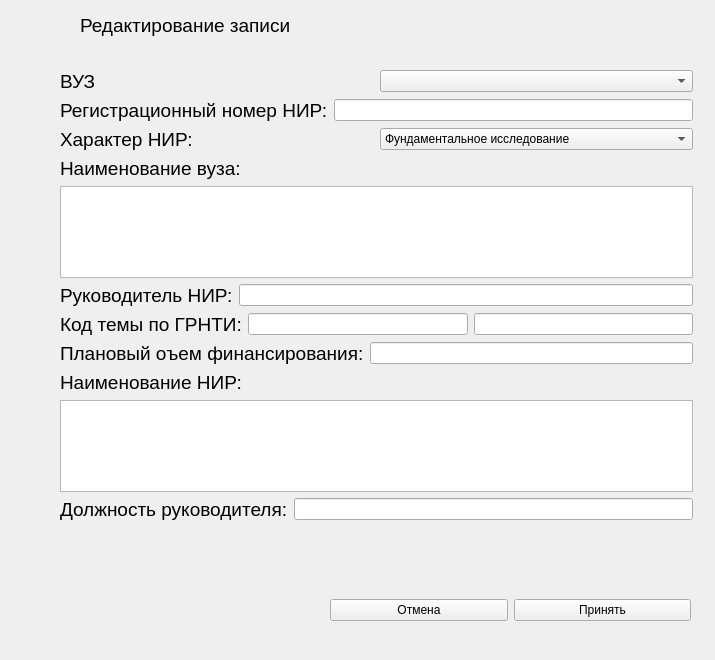
<?xml version="1.0" encoding="UTF-8"?>
<ui version="4.0">
 <class>Form</class>
 <widget class="QWidget" name="Form">
  <property name="geometry">
   <rect>
    <x>0</x>
    <y>0</y>
    <width>715</width>
    <height>660</height>
   </rect>
  </property>
  <property name="windowTitle">
   <string>Form</string>
  </property>
  <widget class="QLabel" name="label_2">
   <property name="geometry">
    <rect>
     <x>80</x>
     <y>10</y>
     <width>301</width>
     <height>31</height>
    </rect>
   </property>
   <property name="font">
    <font>
     <pointsize>14</pointsize>
    </font>
   </property>
   <property name="text">
    <string>Редактирование записи</string>
   </property>
  </widget>
  <widget class="QWidget" name="verticalLayoutWidget">
   <property name="geometry">
    <rect>
     <x>60</x>
     <y>70</y>
     <width>633</width>
     <height>451</height>
    </rect>
   </property>
   <layout class="QVBoxLayout" name="verticalLayout">
    <item>
     <layout class="QHBoxLayout" name="horizontalLayout_2">
      <item>
       <widget class="QLabel" name="label">
        <property name="font">
         <font>
          <pointsize>14</pointsize>
         </font>
        </property>
        <property name="text">
         <string>ВУЗ</string>
        </property>
       </widget>
      </item>
      <item>
       <widget class="QComboBox" name="comboBox_2"/>
      </item>
     </layout>
    </item>
    <item>
     <layout class="QHBoxLayout" name="horizontalLayout_3">
      <item>
       <widget class="QLabel" name="label_3">
        <property name="font">
         <font>
          <pointsize>14</pointsize>
         </font>
        </property>
        <property name="text">
         <string>Регистрационный номер НИР:</string>
        </property>
       </widget>
      </item>
      <item>
       <widget class="QLineEdit" name="lineEdit">
        <property name="enabled">
         <bool>true</bool>
        </property>
        <property name="minimumSize">
         <size>
          <width>0</width>
          <height>0</height>
         </size>
        </property>
       </widget>
      </item>
     </layout>
    </item>
    <item>
     <layout class="QHBoxLayout" name="horizontalLayout">
      <item>
       <widget class="QLabel" name="label_4">
        <property name="font">
         <font>
          <pointsize>14</pointsize>
         </font>
        </property>
        <property name="text">
         <string>Характер НИР:</string>
        </property>
       </widget>
      </item>
      <item>
       <widget class="QComboBox" name="comboBox">
        <item>
         <property name="text">
          <string>Фундаментальное исследование</string>
         </property>
        </item>
        <item>
         <property name="text">
          <string>Прикладное исследование</string>
         </property>
        </item>
        <item>
         <property name="text">
          <string>Экспериментальная разработка</string>
         </property>
        </item>
       </widget>
      </item>
     </layout>
    </item>
    <item>
     <layout class="QHBoxLayout" name="horizontalLayout_4">
      <item>
       <widget class="QLabel" name="label_5">
        <property name="font">
         <font>
          <pointsize>14</pointsize>
         </font>
        </property>
        <property name="text">
         <string>Наименование вуза:</string>
        </property>
       </widget>
      </item>
     </layout>
    </item>
    <item>
     <widget class="QTextEdit" name="textEdit"/>
    </item>
    <item>
     <layout class="QHBoxLayout" name="horizontalLayout_8">
      <item>
       <widget class="QLabel" name="label_9">
        <property name="font">
         <font>
          <pointsize>14</pointsize>
         </font>
        </property>
        <property name="text">
         <string>Руководитель НИР:</string>
        </property>
       </widget>
      </item>
      <item>
       <widget class="QLineEdit" name="lineEdit_7">
        <property name="enabled">
         <bool>true</bool>
        </property>
        <property name="minimumSize">
         <size>
          <width>0</width>
          <height>0</height>
         </size>
        </property>
        <property name="text">
         <string/>
        </property>
       </widget>
      </item>
     </layout>
    </item>
    <item>
     <layout class="QHBoxLayout" name="horizontalLayout_5">
      <item>
       <widget class="QLabel" name="label_6">
        <property name="font">
         <font>
          <pointsize>14</pointsize>
         </font>
        </property>
        <property name="text">
         <string>Код темы по ГРНТИ:</string>
        </property>
       </widget>
      </item>
      <item>
       <widget class="QLineEdit" name="lineEdit_4">
        <property name="enabled">
         <bool>true</bool>
        </property>
        <property name="minimumSize">
         <size>
          <width>0</width>
          <height>0</height>
         </size>
        </property>
        <property name="text">
         <string/>
        </property>
       </widget>
      </item>
      <item>
       <widget class="QLineEdit" name="lineEdit_9">
        <property name="enabled">
         <bool>true</bool>
        </property>
        <property name="minimumSize">
         <size>
          <width>0</width>
          <height>0</height>
         </size>
        </property>
        <property name="text">
         <string/>
        </property>
       </widget>
      </item>
     </layout>
    </item>
    <item>
     <layout class="QHBoxLayout" name="horizontalLayout_6">
      <item>
       <widget class="QLabel" name="label_7">
        <property name="font">
         <font>
          <pointsize>14</pointsize>
         </font>
        </property>
        <property name="text">
         <string>Плановый оъем финансирования:</string>
        </property>
       </widget>
      </item>
      <item>
       <widget class="QLineEdit" name="lineEdit_5">
        <property name="enabled">
         <bool>true</bool>
        </property>
        <property name="minimumSize">
         <size>
          <width>0</width>
          <height>0</height>
         </size>
        </property>
        <property name="text">
         <string/>
        </property>
       </widget>
      </item>
     </layout>
    </item>
    <item>
     <layout class="QHBoxLayout" name="horizontalLayout_7">
      <item>
       <widget class="QLabel" name="label_8">
        <property name="font">
         <font>
          <pointsize>14</pointsize>
         </font>
        </property>
        <property name="text">
         <string>Наименование НИР:</string>
        </property>
       </widget>
      </item>
     </layout>
    </item>
    <item>
     <widget class="QTextEdit" name="textEdit_2"/>
    </item>
    <item>
     <layout class="QHBoxLayout" name="horizontalLayout_9">
      <item>
       <widget class="QLabel" name="label_10">
        <property name="font">
         <font>
          <pointsize>14</pointsize>
         </font>
        </property>
        <property name="text">
         <string>Должность руководителя:</string>
        </property>
       </widget>
      </item>
      <item>
       <widget class="QLineEdit" name="lineEdit_8">
        <property name="enabled">
         <bool>true</bool>
        </property>
        <property name="minimumSize">
         <size>
          <width>0</width>
          <height>0</height>
         </size>
        </property>
        <property name="text">
         <string/>
        </property>
       </widget>
      </item>
     </layout>
    </item>
   </layout>
  </widget>
  <widget class="QWidget" name="horizontalLayoutWidget_10">
   <property name="geometry">
    <rect>
     <x>330</x>
     <y>590</y>
     <width>361</width>
     <height>41</height>
    </rect>
   </property>
   <layout class="QHBoxLayout" name="horizontalLayout_10">
    <item>
     <widget class="QPushButton" name="pushButton_3">
      <property name="text">
       <string>Отмена</string>
      </property>
     </widget>
    </item>
    <item>
     <widget class="QPushButton" name="pushButton_2">
      <property name="text">
       <string>Принять</string>
      </property>
     </widget>
    </item>
   </layout>
  </widget>
 </widget>
 <resources/>
 <connections/>
</ui>
